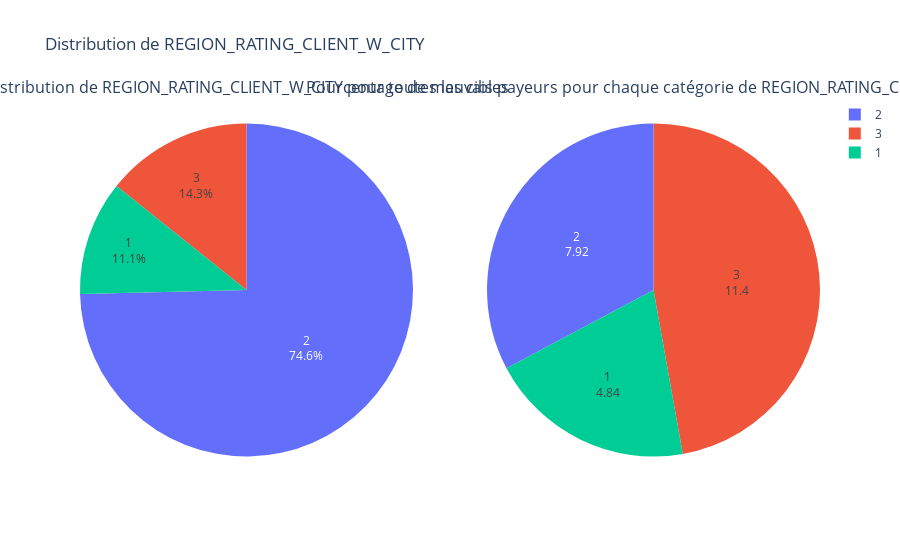

The notebook cell saved with this chart:
### Markdown cell above
<b><u>Distribution le la variable Variable REGION_RATING_CLIENT_W_CITY</u></b>

Cette fonctionnalité est la note attribuée par Home Credit à la région de chaque client, basée sur les enquêtes qu'ils ont peut-être effectuées. Cette note tient également compte de la ville dans laquelle le client vit.
La prise en compte de la ville est importante car même si certaines régions ont une bonne note dans une ville particulière, si cette ville n'a pas une note élevée, le demandeur se verra attribuer une note moyenne et non une note élevée.
Elle contient des valeurs dans la plage de 1 à 3.

### Code cell
# examinons d'abord les catégories uniques de 'REGION_RATING_CLIENT_W_CITY'
print_unique_categories(application_train, 'REGION_RATING_CLIENT_W_CITY')

# tracé du diagramme circulaire pour la colonne
plot_categorical_variables_pie(application_train, column_name='REGION_RATING_CLIENT_W_CITY')
print('-'*100)

### Figure 1 — Plotly figure (JSON) as saved in the notebook; plotly's stock layout.template omitted (floating-point values rounded to 4 significant figures)
{"data": [{"domain": {"x": [0, 0.45], "y": [0, 1]}, "hole": 0, "labels": [2, 3, 1], "textinfo": "label+percent", "textposition": "inside", "type": "pie", "values": [229484, 43860, 34167]}, {"domain": {"x": [0.55, 1], "y": [0, 1]}, "hole": 0, "hoverinfo": "label+value", "labels": [2, 3, 1], "textinfo": "label+value", "type": "pie", "values": [7.92, 11.4, 4.84]}], "layout": {"annotations": [{"font": {"size": 16}, "showarrow": false, "text": "Distribution de REGION_RATING_CLIENT_W_CITY pour toutes les cibles", "x": 0.225, "xanchor": "center", "xref": "paper", "y": 1, "yanchor": "bottom", "yref": "paper"}, {"font": {"size": 16}, "showarrow": false, "text": "Pourcentage de mauvais payeurs pour chaque catégorie de REGION_RATING_CLIENT_W_CITY", "x": 0.775, "xanchor": "center", "xref": "paper", "y": 1, "yanchor": "bottom", "yref": "paper"}], "title": {"text": "Distribution de REGION_RATING_CLIENT_W_CITY"}}}
